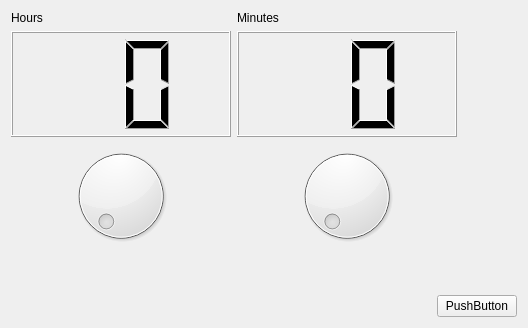
<?xml version="1.0" encoding="UTF-8"?>
<ui version="4.0">
 <class>MyForm</class>
 <widget class="QWidget" name="MyForm">
  <property name="geometry">
   <rect>
    <x>0</x>
    <y>0</y>
    <width>528</width>
    <height>328</height>
   </rect>
  </property>
  <property name="windowTitle">
   <string>Form</string>
  </property>
  <layout class="QVBoxLayout" name="verticalLayout_3">
   <item>
    <layout class="QHBoxLayout" name="horizontalLayout_2">
     <item>
      <layout class="QVBoxLayout" name="verticalLayout_2" stretch="0,2,2,0">
       <item>
        <widget class="QLabel" name="label">
         <property name="text">
          <string>Hours</string>
         </property>
        </widget>
       </item>
       <item>
        <widget class="QLCDNumber" name="lcdNumber_2">
         <property name="minimumSize">
          <size>
           <width>100</width>
           <height>100</height>
          </size>
         </property>
         <property name="digitCount">
          <number>2</number>
         </property>
         <property name="segmentStyle">
          <enum>QLCDNumber::Filled</enum>
         </property>
        </widget>
       </item>
       <item>
        <widget class="QDial" name="dial">
         <property name="maximum">
          <number>23</number>
         </property>
        </widget>
       </item>
       <item>
        <spacer name="verticalSpacer">
         <property name="orientation">
          <enum>Qt::Vertical</enum>
         </property>
         <property name="sizeType">
          <enum>QSizePolicy::Minimum</enum>
         </property>
         <property name="sizeHint" stdset="0">
          <size>
           <width>20</width>
           <height>40</height>
          </size>
         </property>
        </spacer>
       </item>
      </layout>
     </item>
     <item>
      <layout class="QVBoxLayout" name="verticalLayout" stretch="0,2,2,0">
       <item>
        <widget class="QLabel" name="label_2">
         <property name="text">
          <string>Minutes</string>
         </property>
        </widget>
       </item>
       <item>
        <widget class="QLCDNumber" name="lcdNumber_3">
         <property name="minimumSize">
          <size>
           <width>100</width>
           <height>100</height>
          </size>
         </property>
         <property name="digitCount">
          <number>2</number>
         </property>
         <property name="segmentStyle">
          <enum>QLCDNumber::Filled</enum>
         </property>
        </widget>
       </item>
       <item>
        <widget class="QDial" name="dial_2">
         <property name="maximum">
          <number>59</number>
         </property>
        </widget>
       </item>
       <item>
        <spacer name="verticalSpacer_2">
         <property name="orientation">
          <enum>Qt::Vertical</enum>
         </property>
         <property name="sizeType">
          <enum>QSizePolicy::Minimum</enum>
         </property>
         <property name="sizeHint" stdset="0">
          <size>
           <width>20</width>
           <height>40</height>
          </size>
         </property>
        </spacer>
       </item>
      </layout>
     </item>
     <item>
      <spacer name="horizontalSpacer_2">
       <property name="orientation">
        <enum>Qt::Horizontal</enum>
       </property>
       <property name="sizeType">
        <enum>QSizePolicy::Minimum</enum>
       </property>
       <property name="sizeHint" stdset="0">
        <size>
         <width>40</width>
         <height>20</height>
        </size>
       </property>
      </spacer>
     </item>
     <item>
      <spacer name="verticalSpacer_3">
       <property name="orientation">
        <enum>Qt::Vertical</enum>
       </property>
       <property name="sizeHint" stdset="0">
        <size>
         <width>20</width>
         <height>248</height>
        </size>
       </property>
      </spacer>
     </item>
    </layout>
   </item>
   <item>
    <layout class="QHBoxLayout" name="horizontalLayout">
     <item>
      <spacer name="horizontalSpacer">
       <property name="orientation">
        <enum>Qt::Horizontal</enum>
       </property>
       <property name="sizeHint" stdset="0">
        <size>
         <width>328</width>
         <height>20</height>
        </size>
       </property>
      </spacer>
     </item>
     <item>
      <widget class="QPushButton" name="pushButton">
       <property name="text">
        <string>PushButton</string>
       </property>
      </widget>
     </item>
    </layout>
   </item>
  </layout>
 </widget>
 <resources/>
 <connections>
  <connection>
   <sender>dial</sender>
   <signal>valueChanged(int)</signal>
   <receiver>lcdNumber_2</receiver>
   <slot>display(int)</slot>
   <hints>
    <hint type="sourcelabel">
     <x>42</x>
     <y>193</y>
    </hint>
    <hint type="destinationlabel">
     <x>47</x>
     <y>94</y>
    </hint>
   </hints>
  </connection>
  <connection>
   <sender>dial_2</sender>
   <signal>valueChanged(int)</signal>
   <receiver>lcdNumber_3</receiver>
   <slot>display(int)</slot>
   <hints>
    <hint type="sourcelabel">
     <x>196</x>
     <y>174</y>
    </hint>
    <hint type="destinationlabel">
     <x>191</x>
     <y>98</y>
    </hint>
   </hints>
  </connection>
  <connection>
   <sender>pushButton</sender>
   <signal>clicked()</signal>
   <receiver>MyForm</receiver>
   <slot>close()</slot>
   <hints>
    <hint type="sourcelabel">
     <x>410</x>
     <y>310</y>
    </hint>
    <hint type="destinationlabel">
     <x>371</x>
     <y>264</y>
    </hint>
   </hints>
  </connection>
 </connections>
</ui>
